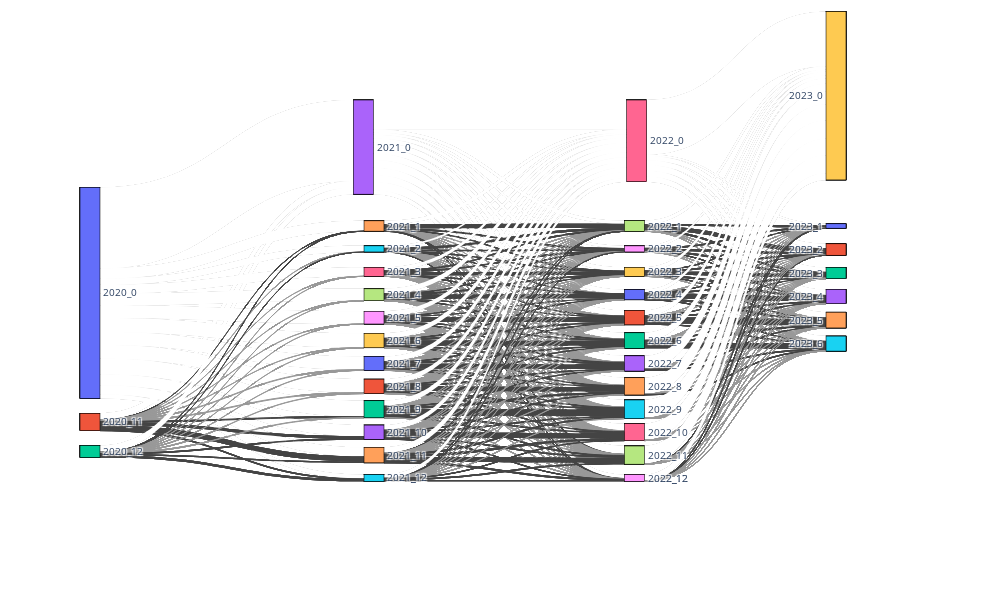

Write notebook code for a chart like this one.
### Code cell
def define_color(x, y):
    month_target = int(x.split("_")[1])
    month_source = int(y.split("_")[1])
    if month_target == 0 or month_source == 0:
        return "#FFFFFF", 0.
    
    if (abs(month_target - month_source) < 3) or (abs(month_target - month_source) > 9):
        return "#444444", 0.8
    
    return "#999999", 0.8


l_targets = np.array(sankey_obj.node["label"])[ np.array(sankey_obj.link["target"], dtype=np.int) ]
l_sources = np.array(sankey_obj.node["label"])[ np.array(sankey_obj.link["source"], dtype=np.int) ]
l_colors = [ define_color(x, y)[0] for x,y in zip(l_targets, l_sources) ]
l_opacity = [ define_color(x, y)[1] for x,y in zip(l_targets, l_sources) ]


sankey_obj, sankey_dict = plt_sankey.plot_sankey(df_cnt, l_pairs, l_nodes=range(13))

nn = sankey_obj.node
nn["x"] = [0.1, 0., 0., 0.05] + [0.35 for x in range(12)] + [0.66 for x in range(13)] + [0.9 for x in range(7)]
nn["y"] = [0, 1.0, 1.1] +\
    [0] + list(np.linspace(0.3, 0.9, 12)) +\
    [0] + list(np.linspace(0.3, 0.9, 12)) +\
    [-0.01] + list(np.linspace(0.3, 0.58, 6))
sankey_obj.node = nn


ll = sankey_obj.link
sankey_obj.link["color"] = l_colors
sankey_obj.link["customdata"] = l_opacity

sankey_obj.arrangement = "fixed"
data.append(sankey_obj)

fig = go.Figure(data=data, layout=layout)

fig.update_layout(
    autosize=False,
    width=1000, height=600,
    margin=dict(
        pad=1
    ),
)
fig.show()

### Figure 1 — Plotly figure (JSON) as saved in the notebook; plotly's stock layout.template omitted (floating-point values rounded to 4 significant figures; data arrays with more than 128 entries replaced by an {"elided": "..."} marker saying what was removed)
{"data": [{"arrangement": "fixed", "link": {"source": {"elided": "507 int values"}, "target": {"elided": "507 int values"}, "value": {"elided": "507 int values"}}, "node": {"label": ["2020_0", "2020_1", "2020_2", "2020_3", "2020_4", "2020_5", "2020_6", "2020_7", "2020_8", "2020_9", "2020_10", "2020_11", "2020_12", "2021_0", "2021_1", "2021_2", "2021_3", "2021_4", "2021_5", "2021_6", "2021_7", "2021_8", "2021_9", "2021_10", "2021_11", "2021_12", "2022_0", "2022_1", "2022_2", "2022_3", "2022_4", "2022_5", "2022_6", "2022_7", "2022_8", "2022_9", "2022_10", "2022_11", "2022_12", "2023_0", "2023_1", "2023_2", "2023_3", "2023_4", "2023_5", "2023_6", "2023_7", "2023_8", "2023_9", "2023_10", "2023_11", "2023_12"], "line": {"color": "black", "width": 0.5}, "pad": 15, "thickness": 20, "x": [0.1, 0, 0, 0.05, 0.35, 0.35, 0.35, 0.35, 0.35, 0.35, 0.35, 0.35, 0.35, 0.35, 0.35, 0.35, 0.66, 0.66, 0.66, 0.66, 0.66, 0.66, 0.66, 0.66, 0.66, 0.66, 0.66, 0.66, 0.66, 0.9, 0.9, 0.9, 0.9, 0.9, 0.9, 0.9], "y": [0, 1, 1.1, 0, 0.3, 0.3545, 0.4091, 0.4636, 0.5182, 0.5727, 0.6273, 0.6818, 0.7364, 0.7909, 0.8455, 0.9, 0, 0.3, 0.3545, 0.4091, 0.4636, 0.5182, 0.5727, 0.6273, 0.6818, 0.7364, 0.7909, 0.8455, 0.9, -0.01, 0.3, 0.356, 0.412, 0.468, 0.524, 0.58]}, "type": "sankey"}, {"arrangement": "fixed", "link": {"source": {"elided": "507 int values"}, "target": {"elided": "507 int values"}, "value": {"elided": "507 int values"}}, "node": {"label": ["2020_0", "2020_1", "2020_2", "2020_3", "2020_4", "2020_5", "2020_6", "2020_7", "2020_8", "2020_9", "2020_10", "2020_11", "2020_12", "2021_0", "2021_1", "2021_2", "2021_3", "2021_4", "2021_5", "2021_6", "2021_7", "2021_8", "2021_9", "2021_10", "2021_11", "2021_12", "2022_0", "2022_1", "2022_2", "2022_3", "2022_4", "2022_5", "2022_6", "2022_7", "2022_8", "2022_9", "2022_10", "2022_11", "2022_12", "2023_0", "2023_1", "2023_2", "2023_3", "2023_4", "2023_5", "2023_6", "2023_7", "2023_8", "2023_9", "2023_10", "2023_11", "2023_12"], "line": {"color": "black", "width": 0.5}, "pad": 15, "thickness": 20, "x": [0.1, 0, 0, 0.05, 0.35, 0.35, 0.35, 0.35, 0.35, 0.35, 0.35, 0.35, 0.35, 0.35, 0.35, 0.35, 0.66, 0.66, 0.66, 0.66, 0.66, 0.66, 0.66, 0.66, 0.66, 0.66, 0.66, 0.66, 0.66, 0.9, 0.9, 0.9, 0.9, 0.9, 0.9, 0.9], "y": [0, 1, 1.1, 0, 0.3, 0.3545, 0.4091, 0.4636, 0.5182, 0.5727, 0.6273, 0.6818, 0.7364, 0.7909, 0.8455, 0.9, 0, 0.3, 0.3545, 0.4091, 0.4636, 0.5182, 0.5727, 0.6273, 0.6818, 0.7364, 0.7909, 0.8455, 0.9, -0.01, 0.3, 0.356, 0.412, 0.468, 0.524, 0.58]}, "type": "sankey"}, {"arrangement": "fixed", "link": {"color": {"elided": "507 str values"}, "source": {"elided": "507 int values"}, "target": {"elided": "507 int values"}, "value": {"elided": "507 int values"}}, "node": {"label": ["2020_0", "2020_1", "2020_2", "2020_3", "2020_4", "2020_5", "2020_6", "2020_7", "2020_8", "2020_9", "2020_10", "2020_11", "2020_12", "2021_0", "2021_1", "2021_2", "2021_3", "2021_4", "2021_5", "2021_6", "2021_7", "2021_8", "2021_9", "2021_10", "2021_11", "2021_12", "2022_0", "2022_1", "2022_2", "2022_3", "2022_4", "2022_5", "2022_6", "2022_7", "2022_8", "2022_9", "2022_10", "2022_11", "2022_12", "2023_0", "2023_1", "2023_2", "2023_3", "2023_4", "2023_5", "2023_6", "2023_7", "2023_8", "2023_9", "2023_10", "2023_11", "2023_12"], "line": {"color": "black", "width": 0.5}, "pad": 15, "thickness": 20, "x": [0.1, 0, 0, 0.05, 0.35, 0.35, 0.35, 0.35, 0.35, 0.35, 0.35, 0.35, 0.35, 0.35, 0.35, 0.35, 0.66, 0.66, 0.66, 0.66, 0.66, 0.66, 0.66, 0.66, 0.66, 0.66, 0.66, 0.66, 0.66, 0.9, 0.9, 0.9, 0.9, 0.9, 0.9, 0.9], "y": [0, 1, 1.1, 0, 0.3, 0.3545, 0.4091, 0.4636, 0.5182, 0.5727, 0.6273, 0.6818, 0.7364, 0.7909, 0.8455, 0.9, 0, 0.3, 0.3545, 0.4091, 0.4636, 0.5182, 0.5727, 0.6273, 0.6818, 0.7364, 0.7909, 0.8455, 0.9, -0.01, 0.3, 0.356, 0.412, 0.468, 0.524, 0.58]}, "type": "sankey"}, {"arrangement": "fixed", "link": {"color": {"elided": "507 str values"}, "source": {"elided": "507 int values"}, "target": {"elided": "507 int values"}, "value": {"elided": "507 int values"}}, "node": {"label": ["2020_0", "2020_1", "2020_2", "2020_3", "2020_4", "2020_5", "2020_6", "2020_7", "2020_8", "2020_9", "2020_10", "2020_11", "2020_12", "2021_0", "2021_1", "2021_2", "2021_3", "2021_4", "2021_5", "2021_6", "2021_7", "2021_8", "2021_9", "2021_10", "2021_11", "2021_12", "2022_0", "2022_1", "2022_2", "2022_3", "2022_4", "2022_5", "2022_6", "2022_7", "2022_8", "2022_9", "2022_10", "2022_11", "2022_12", "2023_0", "2023_1", "2023_2", "2023_3", "2023_4", "2023_5", "2023_6", "2023_7", "2023_8", "2023_9", "2023_10", "2023_11", "2023_12"], "line": {"color": "black", "width": 0.5}, "pad": 15, "thickness": 20, "x": [0.1, 0, 0, 0.05, 0.35, 0.35, 0.35, 0.35, 0.35, 0.35, 0.35, 0.35, 0.35, 0.35, 0.35, 0.35, 0.66, 0.66, 0.66, 0.66, 0.66, 0.66, 0.66, 0.66, 0.66, 0.66, 0.66, 0.66, 0.66, 0.9, 0.9, 0.9, 0.9, 0.9, 0.9, 0.9], "y": [0, 1, 1.1, 0, 0.3, 0.3545, 0.4091, 0.4636, 0.5182, 0.5727, 0.6273, 0.6818, 0.7364, 0.7909, 0.8455, 0.9, 0, 0.3, 0.3545, 0.4091, 0.4636, 0.5182, 0.5727, 0.6273, 0.6818, 0.7364, 0.7909, 0.8455, 0.9, -0.01, 0.3, 0.356, 0.412, 0.468, 0.524, 0.58]}, "type": "sankey"}, {"arrangement": "fixed", "link": {"color": {"elided": "507 str values"}, "source": {"elided": "507 int values"}, "target": {"elided": "507 int values"}, "value": {"elided": "507 int values"}}, "node": {"label": ["2020_0", "2020_1", "2020_2", "2020_3", "2020_4", "2020_5", "2020_6", "2020_7", "2020_8", "2020_9", "2020_10", "2020_11", "2020_12", "2021_0", "2021_1", "2021_2", "2021_3", "2021_4", "2021_5", "2021_6", "2021_7", "2021_8", "2021_9", "2021_10", "2021_11", "2021_12", "2022_0", "2022_1", "2022_2", "2022_3", "2022_4", "2022_5", "2022_6", "2022_7", "2022_8", "2022_9", "2022_10", "2022_11", "2022_12", "2023_0", "2023_1", "2023_2", "2023_3", "2023_4", "2023_5", "2023_6", "2023_7", "2023_8", "2023_9", "2023_10", "2023_11", "2023_12"], "line": {"color": "black", "width": 0.5}, "pad": 15, "thickness": 20, "x": [0.1, 0, 0, 0.05, 0.35, 0.35, 0.35, 0.35, 0.35, 0.35, 0.35, 0.35, 0.35, 0.35, 0.35, 0.35, 0.66, 0.66, 0.66, 0.66, 0.66, 0.66, 0.66, 0.66, 0.66, 0.66, 0.66, 0.66, 0.66, 0.9, 0.9, 0.9, 0.9, 0.9, 0.9, 0.9], "y": [0, 1, 1.1, 0, 0.3, 0.3545, 0.4091, 0.4636, 0.5182, 0.5727, 0.6273, 0.6818, 0.7364, 0.7909, 0.8455, 0.9, 0, 0.3, 0.3545, 0.4091, 0.4636, 0.5182, 0.5727, 0.6273, 0.6818, 0.7364, 0.7909, 0.8455, 0.9, -0.01, 0.3, 0.356, 0.412, 0.468, 0.524, 0.58]}, "type": "sankey"}, {"arrangement": "fixed", "link": {"color": {"elided": "507 str values"}, "customdata": {"elided": "507 float values"}, "source": {"elided": "507 int values"}, "target": {"elided": "507 int values"}, "value": {"elided": "507 int values"}}, "node": {"label": ["2020_0", "2020_1", "2020_2", "2020_3", "2020_4", "2020_5", "2020_6", "2020_7", "2020_8", "2020_9", "2020_10", "2020_11", "2020_12", "2021_0", "2021_1", "2021_2", "2021_3", "2021_4", "2021_5", "2021_6", "2021_7", "2021_8", "2021_9", "2021_10", "2021_11", "2021_12", "2022_0", "2022_1", "2022_2", "2022_3", "2022_4", "2022_5", "2022_6", "2022_7", "2022_8", "2022_9", "2022_10", "2022_11", "2022_12", "2023_0", "2023_1", "2023_2", "2023_3", "2023_4", "2023_5", "2023_6", "2023_7", "2023_8", "2023_9", "2023_10", "2023_11", "2023_12"], "line": {"color": "black", "width": 0.5}, "pad": 15, "thickness": 20, "x": [0.1, 0, 0, 0.05, 0.35, 0.35, 0.35, 0.35, 0.35, 0.35, 0.35, 0.35, 0.35, 0.35, 0.35, 0.35, 0.66, 0.66, 0.66, 0.66, 0.66, 0.66, 0.66, 0.66, 0.66, 0.66, 0.66, 0.66, 0.66, 0.9, 0.9, 0.9, 0.9, 0.9, 0.9, 0.9], "y": [0, 1, 1.1, 0, 0.3, 0.3545, 0.4091, 0.4636, 0.5182, 0.5727, 0.6273, 0.6818, 0.7364, 0.7909, 0.8455, 0.9, 0, 0.3, 0.3545, 0.4091, 0.4636, 0.5182, 0.5727, 0.6273, 0.6818, 0.7364, 0.7909, 0.8455, 0.9, -0.01, 0.3, 0.356, 0.412, 0.468, 0.524, 0.58]}, "type": "sankey"}, {"arrangement": "fixed", "link": {"color": {"elided": "507 str values"}, "customdata": {"elided": "507 float values"}, "source": {"elided": "507 int values"}, "target": {"elided": "507 int values"}, "value": {"elided": "507 int values"}}, "node": {"label": ["2020_0", "2020_1", "2020_2", "2020_3", "2020_4", "2020_5", "2020_6", "2020_7", "2020_8", "2020_9", "2020_10", "2020_11", "2020_12", "2021_0", "2021_1", "2021_2", "2021_3", "2021_4", "2021_5", "2021_6", "2021_7", "2021_8", "2021_9", "2021_10", "2021_11", "2021_12", "2022_0", "2022_1", "2022_2", "2022_3", "2022_4", "2022_5", "2022_6", "2022_7", "2022_8", "2022_9", "2022_10", "2022_11", "2022_12", "2023_0", "2023_1", "2023_2", "2023_3", "2023_4", "2023_5", "2023_6", "2023_7", "2023_8", "2023_9", "2023_10", "2023_11", "2023_12"], "line": {"color": "black", "width": 0.5}, "pad": 15, "thickness": 20, "x": [0.1, 0, 0, 0.05, 0.35, 0.35, 0.35, 0.35, 0.35, 0.35, 0.35, 0.35, 0.35, 0.35, 0.35, 0.35, 0.66, 0.66, 0.66, 0.66, 0.66, 0.66, 0.66, 0.66, 0.66, 0.66, 0.66, 0.66, 0.66, 0.9, 0.9, 0.9, 0.9, 0.9, 0.9, 0.9], "y": [0, 1, 1.1, 0, 0.3, 0.3545, 0.4091, 0.4636, 0.5182, 0.5727, 0.6273, 0.6818, 0.7364, 0.7909, 0.8455, 0.9, 0, 0.3, 0.3545, 0.4091, 0.4636, 0.5182, 0.5727, 0.6273, 0.6818, 0.7364, 0.7909, 0.8455, 0.9, -0.01, 0.3, 0.356, 0.412, 0.468, 0.524, 0.58]}, "type": "sankey"}], "layout": {"autosize": false, "font": {"size": 10}, "height": 600, "margin": {"pad": 1}, "title": {"text": ""}, "width": 1000}}
